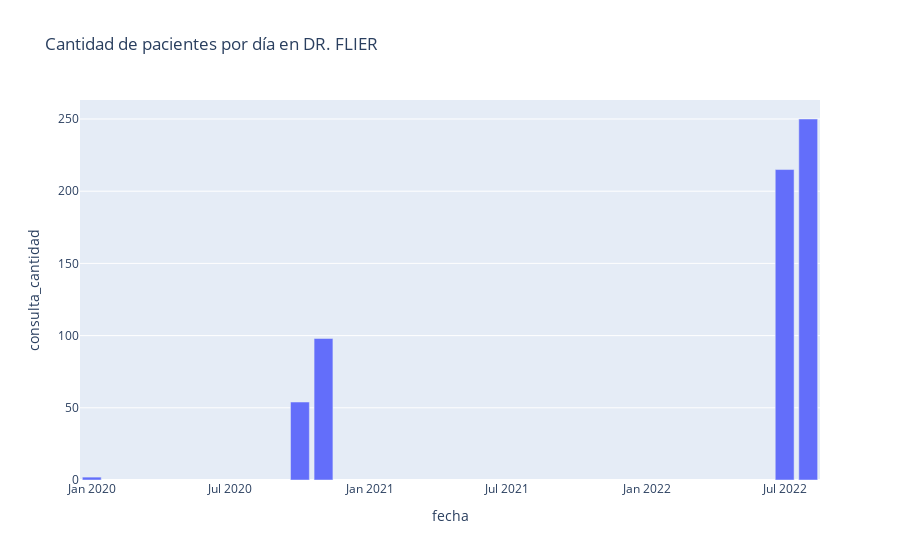
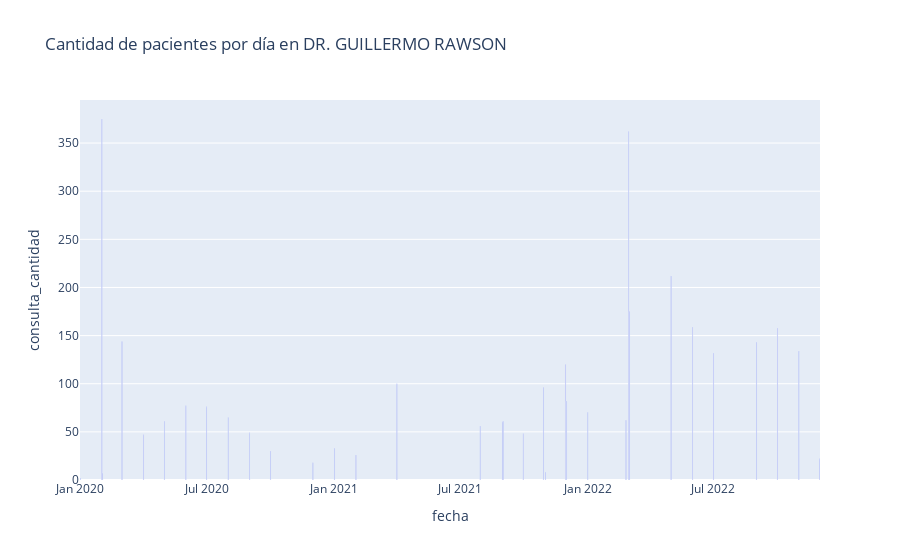
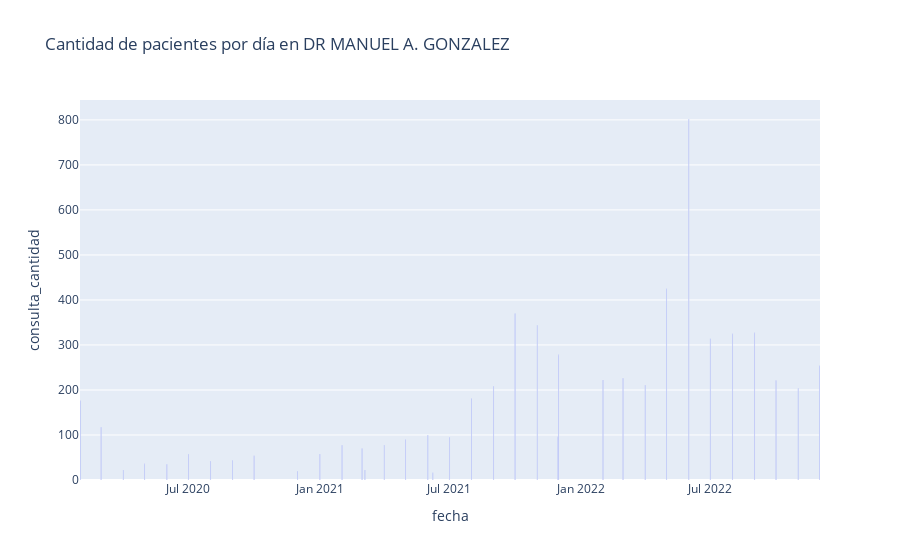
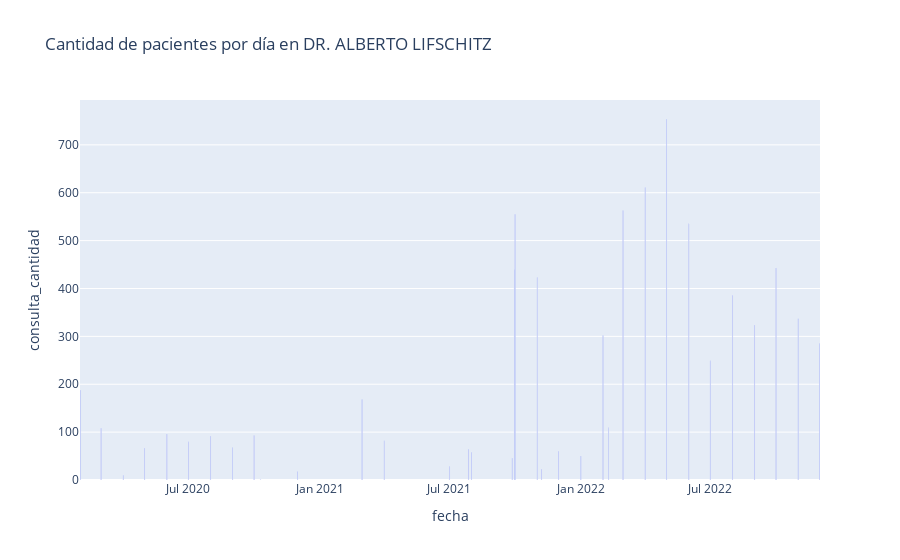

Write notebook code for charts like these, in order.
### Code cell
# Agrupamos por fecha y SAPS, y luego sumamos la cantidad de consultas
agrupado_por_fecha_saps = consultas.groupby(['fecha', 'saps']).consulta_cantidad.sum().reset_index()

# Filtramos para que la fecha comience en 2020
agrupado_por_fecha_saps = agrupado_por_fecha_saps[agrupado_por_fecha_saps['fecha'] >= '2020-01-01']

# Creamos un gráfico de barras para cada SAPS
saps_unicos = agrupado_por_fecha_saps['saps'].unique()
for saps in saps_unicos:
    data_saps = agrupado_por_fecha_saps[agrupado_por_fecha_saps['saps'] == saps]
    fig = px.bar(data_saps, x='fecha', y='consulta_cantidad', title=f'Cantidad de pacientes por día en {saps}')
    fig.show()

### Figure 1 — Plotly figure (JSON) as saved in the notebook; plotly's stock layout.template omitted (floating-point values rounded to 4 significant figures)
{"data": [{"alignmentgroup": "True", "hovertemplate": "fecha=%{x}<br>consulta_cantidad=%{y}<extra></extra>", "legendgroup": "", "marker": {"color": "#636efa", "pattern": {"shape": ""}}, "name": "", "offsetgroup": "", "orientation": "v", "showlegend": false, "textposition": "auto", "type": "bar", "x": ["2020-01-01", "2020-10-01", "2020-11-01", "2022-07-01", "2022-08-01"], "xaxis": "x", "y": [2, 54, 98, 215, 250], "yaxis": "y"}], "layout": {"barmode": "relative", "legend": {"tracegroupgap": 0}, "title": {"text": "Cantidad de pacientes por día en DR. FLIER"}, "xaxis": {"anchor": "y", "domain": [0, 1], "title": {"text": "fecha"}}, "yaxis": {"anchor": "x", "domain": [0, 1], "title": {"text": "consulta_cantidad"}}}}

### Figure 2 — Plotly figure (JSON) as saved in the notebook; plotly's stock layout.template omitted (floating-point values rounded to 4 significant figures)
{"data": [{"alignmentgroup": "True", "hovertemplate": "fecha=%{x}<br>consulta_cantidad=%{y}<extra></extra>", "legendgroup": "", "marker": {"color": "#636efa", "pattern": {"shape": ""}}, "name": "", "offsetgroup": "", "orientation": "v", "showlegend": false, "textposition": "auto", "type": "bar", "x": ["2020-01-01", "2020-02-01", "2020-02-02", "2020-03-01", "2020-04-01", "2020-05-01", "2020-06-01", "2020-07-01", "2020-08-01", "2020-09-01", "2020-10-01", "2020-12-01", "2021-01-01", "2021-02-01", "2021-04-01", "2021-07-30", "2021-08-31", "2021-09-01", "2021-09-30", "2021-10-29", "2021-11-01", "2021-11-30", "2021-12-01", "2022-01-01", "2022-02-25", "2022-03-01", "2022-03-02", "2022-05-01", "2022-06-01", "2022-07-01", "2022-09-01", "2022-10-01", "2022-11-01", "2022-12-01"], "xaxis": "x", "y": [2, 375, 7, 144, 47, 61, 77, 76, 65, 49, 30, 18, 33, 26, 100, 56, 60, 61, 48, 96, 8, 120, 82, 70, 62, 362, 175, 212, 159, 132, 143, 158, 134, 22], "yaxis": "y"}], "layout": {"barmode": "relative", "legend": {"tracegroupgap": 0}, "title": {"text": "Cantidad de pacientes por día en DR. GUILLERMO RAWSON"}, "xaxis": {"anchor": "y", "domain": [0, 1], "title": {"text": "fecha"}}, "yaxis": {"anchor": "x", "domain": [0, 1], "title": {"text": "consulta_cantidad"}}}}

### Figure 3 — Plotly figure (JSON) as saved in the notebook; plotly's stock layout.template omitted (floating-point values rounded to 4 significant figures)
{"data": [{"alignmentgroup": "True", "hovertemplate": "fecha=%{x}<br>consulta_cantidad=%{y}<extra></extra>", "legendgroup": "", "marker": {"color": "#636efa", "pattern": {"shape": ""}}, "name": "", "offsetgroup": "", "orientation": "v", "showlegend": false, "textposition": "auto", "type": "bar", "x": ["2020-02-01", "2020-03-01", "2020-04-01", "2020-05-01", "2020-06-01", "2020-07-01", "2020-08-01", "2020-09-01", "2020-10-01", "2020-12-01", "20201-11-30", "2021-01-01", "2021-02-01", "2021-03-01", "2021-03-05", "2021-04-01", "2021-05-01", "2021-06-01", "2021-06-08", "2021-07-01", "2021-08-01", "2021-09-01", "2021-10-01", "2021-11-01", "2021-11-30", "2021-12-01", "2022-02-01", "2022-03-01", "2022-04-01", "2022-05-01", "2022-06-01", "2022-07-01", "2022-08-01", "2022-09-01", "2022-10-01", "2022-11-01", "2022-12-01"], "xaxis": "x", "y": [176, 117, 22, 36, 35, 58, 42, 44, 54, 20, 3, 58, 77, 70, 22, 78, 90, 100, 16, 95, 181, 208, 370, 344, 96, 278, 222, 226, 211, 425, 802, 314, 325, 327, 221, 203, 254], "yaxis": "y"}], "layout": {"barmode": "relative", "legend": {"tracegroupgap": 0}, "title": {"text": "Cantidad de pacientes por día en DR MANUEL A. GONZALEZ"}, "xaxis": {"anchor": "y", "domain": [0, 1], "title": {"text": "fecha"}}, "yaxis": {"anchor": "x", "domain": [0, 1], "title": {"text": "consulta_cantidad"}}}}

### Figure 4 — Plotly figure (JSON) as saved in the notebook; plotly's stock layout.template omitted (floating-point values rounded to 4 significant figures)
{"data": [{"alignmentgroup": "True", "hovertemplate": "fecha=%{x}<br>consulta_cantidad=%{y}<extra></extra>", "legendgroup": "", "marker": {"color": "#636efa", "pattern": {"shape": ""}}, "name": "", "offsetgroup": "", "orientation": "v", "showlegend": false, "textposition": "auto", "type": "bar", "x": ["2020-02-01", "2020-03-01", "2020-04-01", "2020-05-01", "2020-06-01", "2020-07-01", "2020-08-01", "2020-09-01", "2020-10-01", "2020-10-10", "2020-12-01", "2021-03-01", "2021-04-01", "2021-07-01", "2021-07-28", "2021-08-01", "2021-09-27", "2021-09-30", "2021-10-01", "2021-11-01", "2021-11-07", "2021-12-01", "2022-01-01", "2022-02-01", "2022-02-09", "2022-03-01", "2022-04-01", "2022-05-01", "2022-06-01", "2022-07-01", "2022-08-01", "2022-09-01", "2022-10-01", "2022-11-01", "2022-12-01"], "xaxis": "x", "y": [188, 108, 10, 67, 96, 80, 92, 68, 93, 1, 18, 168, 82, 28, 64, 58, 46, 439, 555, 423, 23, 60, 50, 302, 109, 563, 611, 754, 535, 249, 386, 324, 443, 337, 285], "yaxis": "y"}], "layout": {"barmode": "relative", "legend": {"tracegroupgap": 0}, "title": {"text": "Cantidad de pacientes por día en DR. ALBERTO LIFSCHITZ"}, "xaxis": {"anchor": "y", "domain": [0, 1], "title": {"text": "fecha"}}, "yaxis": {"anchor": "x", "domain": [0, 1], "title": {"text": "consulta_cantidad"}}}}
